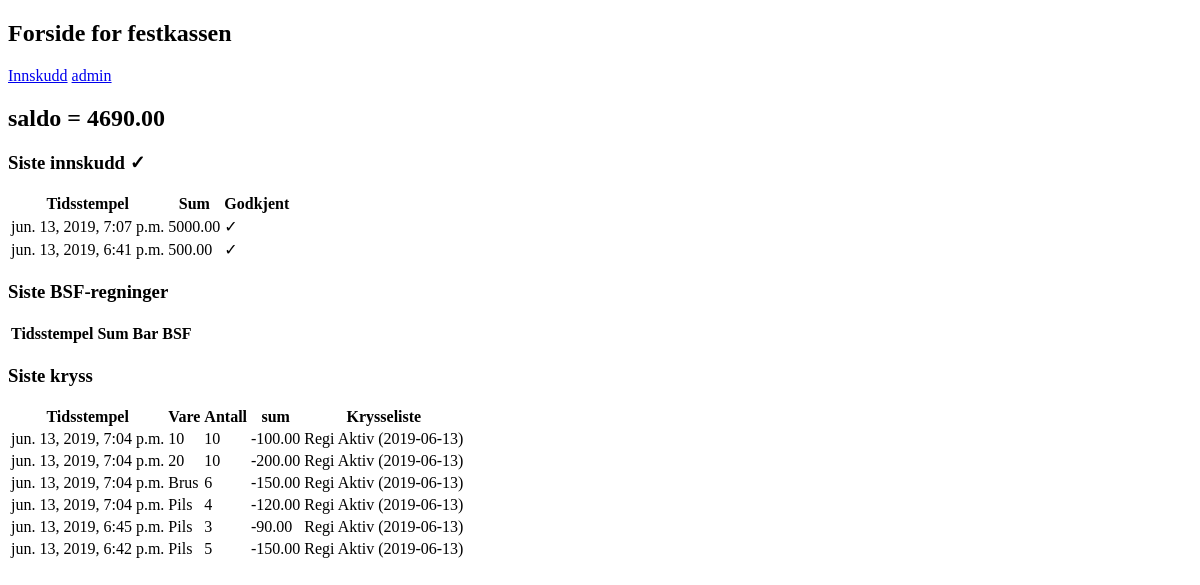
The app's page /intern/festkassen/ (signed in), older data.
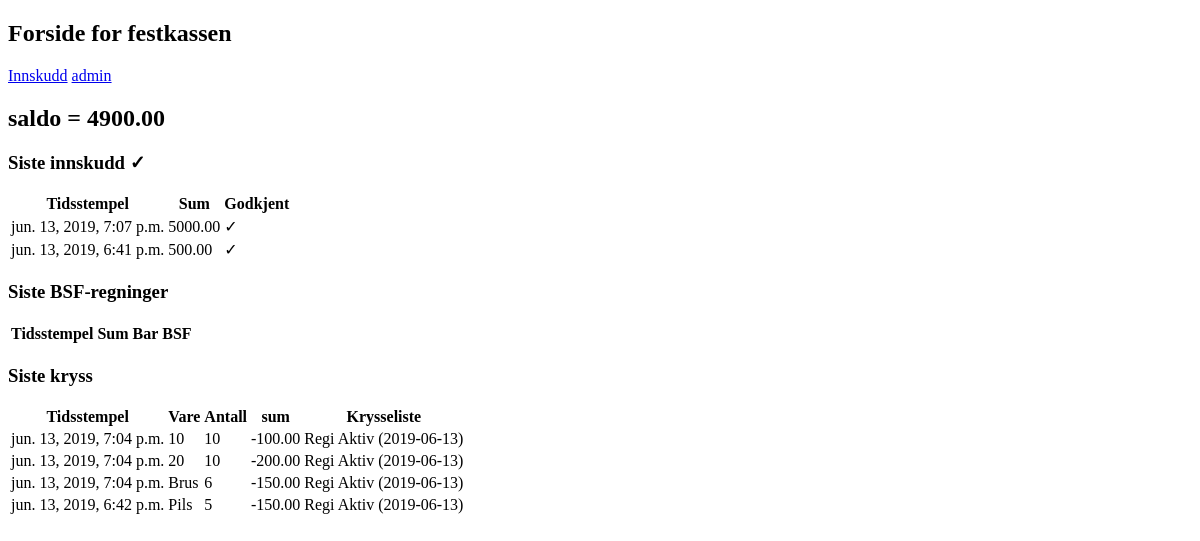
The same page, newer data.
### festkassen/models.py (models this page shows, shortened)
class Transaksjon(models.Model):
    tidsstempel = models.DateTimeField(default=timezone.now)
    festkassekonto = models.ForeignKey(Festkassekonto, on_delete=models.CASCADE)
    kommentar = models.CharField(max_length=200, blank=True, null=True)
    class Meta:
        abstract = True

class Innskudd(Transaksjon):
    belop = models.DecimalField(max_digits=9, decimal_places=2)
    godkjent = models.BooleanField(default=False)
    er_utlegg = models.BooleanField(default=False)
    def sum(self):
        return self.belop
    class Meta:
        verbose_name_plural = "Innskudd"

class Kryss(Transaksjon):
    vare = models.ForeignKey(Vare, on_delete=models.CASCADE)
    antall = models.PositiveIntegerField()
    stykkpris = models.DecimalField(max_digits=9, decimal_places=2, default=0)
    krysseliste = models.ForeignKey(Krysseliste, on_delete=models.CASCADE)
    def sum(self):
        if self.vare.er_additiv:
            return self.antall*self.stykkpris
        else:
            return -self.antall*self.stykkpris
    class Meta:
        verbose_name_plural = "Kryss"

class Vare(models.Model):
    navn = models.CharField(max_length=50)
    beskrivelse = models.CharField(max_length=200, null=True, blank=True)
    standardpris = models.DecimalField(decimal_places=2, max_digits=7, default=0)
    prioritet = models.IntegerField(default=10,
                                    help_text= """
                                    Bestemmer hvilken kolonne varen skal stå i på en liste
                                    En lavere verdi vil putte varen lengre til venstre
                                    på en liste
                                    """)
    er_additiv = models.BooleanField(
        default=False,
        verbose_name="Er additiv",
        help_text="""Hvis denne boksen er krysset av
            vil prisen av varen LEGGES TIL festkassekontoens saldo.
            Dersom den ikke er krysset av vil prisen TREKKES FRA
            festkassekontoens saldo"""
    )
    class Meta:
        verbose_name_plural = "Varer"
    def __str__(self):
        return self.navn

class Krysseliste(models.Model):
    listedato = models.DateField(default=timezone.now)
    opprettet_av = models.ForeignKey(User, on_delete=models.CASCADE)
    type = models.ForeignKey(Krysselistetype, on_delete=models.CASCADE)
    class Meta:
        verbose_name_plural = "Krysselister"
    def __str__(self):
        return "%s (%s)" % (self.type, str(self.listedato))

class Krysselistetype(models.Model):
    navn = models.CharField(max_length=100)
    beskrivelse = models.CharField(max_length=200, blank=True, null=True)
    festkassekontoer_paa_lista = models.ManyToManyField(Festkassekonto)
    varer = models.ManyToManyField(Vare)
    class Meta:
        verbose_name_plural = "Krysselistetyper"
    def __str__(self):
        return self.navn

### festkassen/views/offentlig.py (the view)
# urls.py: path('', views.forside, name='forside'),
@login_required
@user_passes_test(har_brukeren_festkassekonto)
def forside(request):
    festkassekonto = Festkassekonto.objects.get(regiweb_bruker=request.user)
    innskudd = Innskudd.objects.filter(festkassekonto=festkassekonto).order_by('-tidsstempel')
    bsf_regninger = BSFregning.objects.filter(festkassekonto=festkassekonto).order_by('-tidsstempel')
    kryss = Kryss.objects.filter(festkassekonto=festkassekonto).order_by('-tidsstempel')
    saldo = festkassekonto.saldo()
    context = {
        'innskudd': innskudd,
        'bsf_regninger': bsf_regninger,
        'kryss': kryss,
        'saldo': saldo
    }
    return render(request, 'festkassen/forside.html', context)

### festkassen/models.py (called while the page is built)
    def saldo(self):
        kryss = Kryss.objects.filter(festkassekonto=self)
        innskudd = Innskudd.objects.filter(festkassekonto=self).filter(godkjent=True)
        transaksjoner = itertools.chain(kryss, innskudd)
        saldo = sum([transaksjon.sum() for transaksjon in transaksjoner])
        return saldo

### festkassen/views/admin.py (called while the page is built)
def har_brukeren_festkassekonto(user):
    return Festkassekonto.objects.filter(regiweb_bruker=user).exists()

### templates/festkassen/forside.html (shortened to what this page needs)
<!DOCTYPE html>
<html lang="en">
<head>
</head>
<body>
    <h2>Forside for festkassen</h2>
    <a href="{% url 'festkassen:innskudd' %}">Innskudd</a>
    <a href="{% url 'festkassen:admin' %}">admin</a>
    <h2>saldo = {{ saldo }}</h2>
    <h3> Siste innskudd &#10003</h3>
    <table>
        <tr>
            <th>Tidsstempel</th>
            <th>Sum</th>
            <th>Godkjent</th>
        </tr>
        {% for i in innskudd %}
            <tr>
                <td>{{ i.tidsstempel }}</td>
                <td>{{ i.sum }}</td>
                <td>
                    {% if i.godkjent %}
                        &#10003
                    {% else %}
                        &#10060
                    {% endif %}
                </td>
            </tr>
        {% endfor %}
    </table>
    <h3> Siste BSF-regninger </h3>
    <table>
        <tr>
            <th>Tidsstempel</th>
            <th>Sum</th>
            <th>Bar</th>
            <th>BSF</th>
        </tr>
    </table>
    <h3> Siste kryss </h3>
    <table>
        <tr>
            <th>Tidsstempel</th>
            <th>Vare</th>
            <th>Antall</th>
            <th>sum</th>
            <th>Krysseliste</th>
        </tr>
        {% for i in kryss %}
            <tr>
                <td>{{ i.tidsstempel }}</td>
                <td>{{ i.vare }}</td>
                <td>{{ i.antall }}</td>
                <td>{{ i.sum }}</td>
                <td>{{ i.krysseliste }}</td>
            </tr>
        {% endfor %}
    </table>
</body>
</html>

Row changes from the older to the newer data that the page shows:
removed Kryss: tidsstempel "jun. 13, 2019, 7:04 p.m.", vare "Pils", antall "4", sum "-120.00", krysseliste "Regi Aktiv (2019-06-13)"
removed Kryss: tidsstempel "jun. 13, 2019, 6:45 p.m.", vare "Pils", antall "3", sum "-90.00", krysseliste "Regi Aktiv (2019-06-13)"
Text that changed along with them:
{{ saldo }}: "4690.00" → "4900.00"
